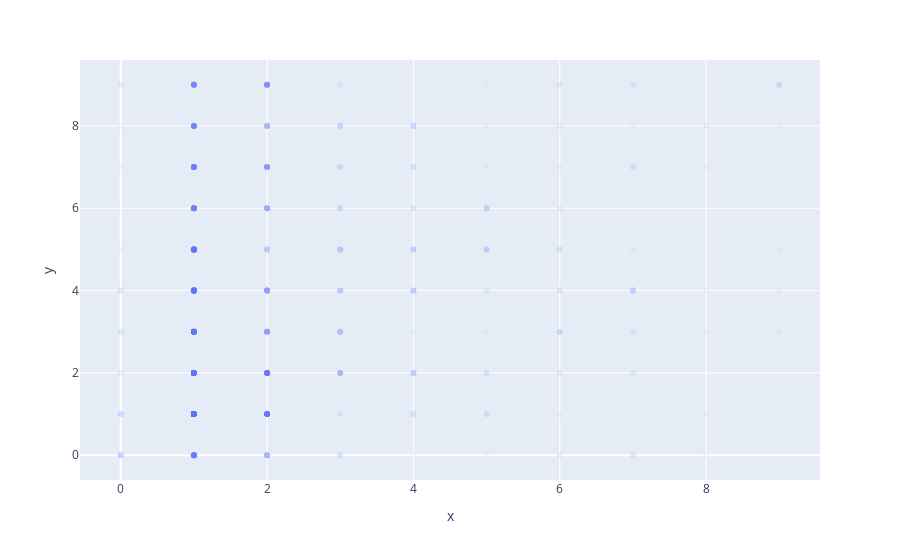

The notebook cell saved with this chart:
### Code cell
import plotly.express as px
fig = px.scatter(x=test_pred, y=test_y, opacity=0.05)
fig.show()

### Figure 1 — Plotly figure (JSON) as saved in the notebook; plotly's stock layout.template omitted (floating-point values rounded to 4 significant figures; data arrays with more than 128 entries replaced by an {"elided": "..."} marker saying what was removed)
{"data": [{"hovertemplate": "x=%{x}<br>y=%{y}<extra></extra>", "legendgroup": "", "marker": {"color": "#636efa", "opacity": 0.05, "symbol": "circle"}, "mode": "markers", "name": "", "orientation": "h", "showlegend": false, "type": "scatter", "x": {"elided": "1000 int values"}, "xaxis": "x", "y": {"elided": "1000 int values"}, "yaxis": "y"}], "layout": {"legend": {"tracegroupgap": 0}, "margin": {"t": 60}, "xaxis": {"anchor": "y", "domain": [0, 1], "title": {"text": "x"}}, "yaxis": {"anchor": "x", "domain": [0, 1], "title": {"text": "y"}}}}
